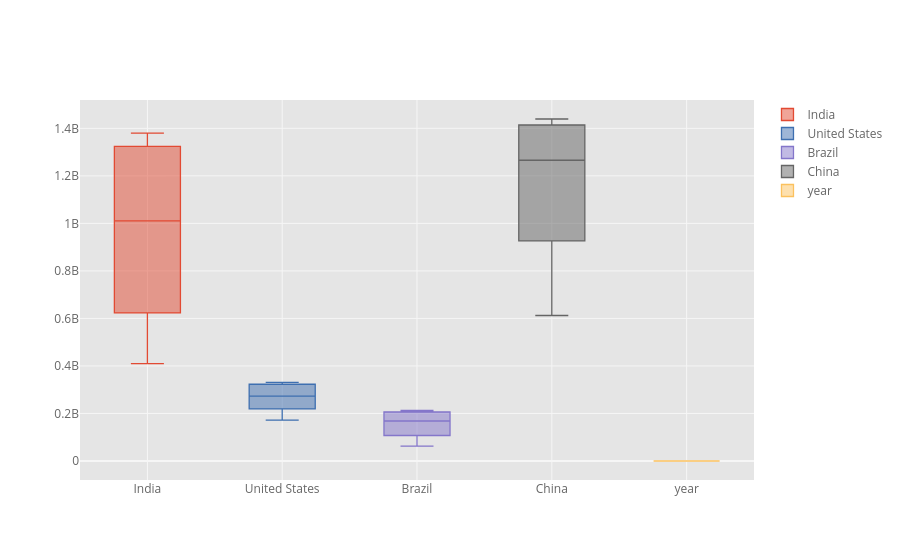

The code cell stored with this chart in its notebook:
### Code cell
df_pivot.iplot(kind='box')

### Figure 1 — Plotly figure (JSON) as saved in the notebook; plotly's stock layout.template omitted (floating-point values rounded to 4 significant figures)
{"data": [{"boxpoints": false, "line": {"width": 1.3}, "marker": {"color": "rgba(226, 74, 51, 1.0)"}, "name": "India", "orientation": "v", "type": "box", "y": [409880595, 450547679, 499123324, 555189792, 623102897, 698952844, 784360008, 873277798, 963922588, 1056575549, 1147609927, 1234281170, 1310152403, 1324517249, 1338676785, 1352642280, 1366417754, 1380004385]}, {"boxpoints": false, "line": {"width": 1.3}, "marker": {"color": "rgba(62, 111, 176, 1.0)"}, "name": "United States", "orientation": "v", "type": "box", "y": [171685336, 186720571, 199733676, 209513341, 219081251, 229476354, 240499825, 252120309, 265163745, 281710909, 294993511, 309011475, 320878310, 323015995, 325084756, 327096265, 329064917, 331002651]}, {"boxpoints": false, "line": {"width": 1.3}, "marker": {"color": "rgba(132, 118, 202, 1.0)"}, "name": "Brazil", "orientation": "v", "type": "box", "y": [62533919, 72179226, 83373530, 95113265, 107216205, 120694009, 135274080, 149003223, 162019896, 174790340, 186127103, 195713635, 204471769, 206163053, 207833823, 209469323, 211049527, 212559417]}, {"boxpoints": false, "line": {"width": 1.3}, "marker": {"color": "rgba(101, 101, 101, 1.0)"}, "name": "China", "orientation": "v", "type": "box", "y": [612241554, 660408056, 724218968, 827601394, 926240885, 1000089235, 1075589361, 1176883674, 1240920535, 1290550765, 1330776380, 1368810615, 1406847870, 1414049351, 1421021791, 1427647786, 1433783686, 1439323776]}, {"boxpoints": false, "line": {"width": 1.3}, "marker": {"color": "rgba(251, 193, 94, 1.0)"}, "name": "year", "orientation": "v", "type": "box", "y": ["2020", "2020", "2020", "2020", "2020", "2020", "2020", "2020", "2020", "2020", "2020", "2020", "2020", "2020", "2020", "2020", "2020", "2020"]}], "layout": {"autosize": true, "legend": {"bgcolor": "#FFFFFF", "font": {"color": "#666666"}}, "paper_bgcolor": "#FFFFFF", "plot_bgcolor": "#E5E5E5", "title": {"font": {"color": "#151516"}}, "xaxis": {"autorange": true, "gridcolor": "#F6F6F6", "range": [-0.5, 4.5], "showgrid": true, "tickfont": {"color": "#666666"}, "title": {"font": {"color": "#666666"}, "text": ""}, "type": "category", "zerolinecolor": "#F6F6F6"}, "yaxis": {"autorange": true, "gridcolor": "#F6F6F6", "range": [-79960000.0, 1519000000.0], "showgrid": true, "tickfont": {"color": "#666666"}, "title": {"font": {"color": "#666666"}, "text": ""}, "type": "linear", "zerolinecolor": "#F6F6F6"}}}
